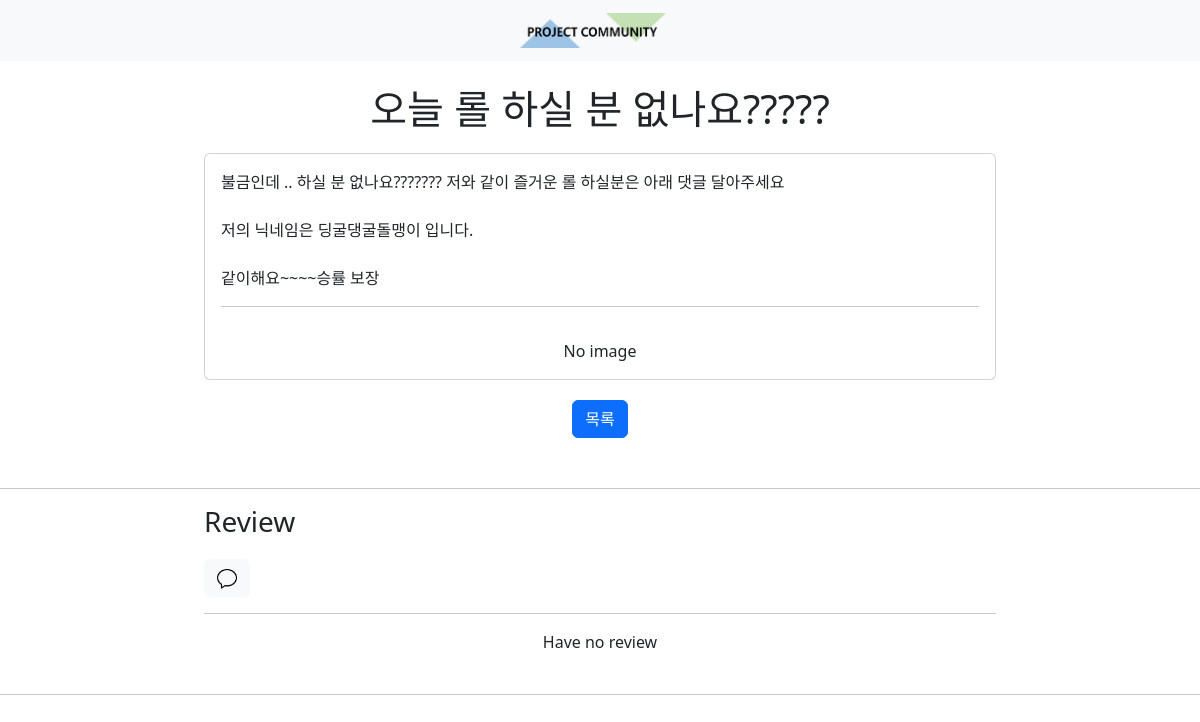
/detail_room/31/ (signed in), run on the app's committed database.
### chatapp/models.py (models this page shows, shortened)
class Room(models.Model):
    room_title = models.CharField(null=False, max_length=30)
    room_content = models.CharField(null=False, max_length=2000)
    room_image1 = models.ImageField(null=True, upload_to=image_path)
    room_image2 = models.ImageField(null=True, upload_to=image_path)
    room_image3 = models.ImageField(null=True, upload_to=image_path)
    room_creater = models.CharField(null=False, max_length=100)
    room_date = models.CharField(null=True, max_length=100)
    room_view = models.IntegerField(null=False, default=0)
    room_like = models.IntegerField(null=False, default=0)

### chatapp/views/room_views.py (the view)
# urls.py: path('detail_room/<int:pk>/', room_views.detail_room, name='detail_room'),
@login_required
def detail_room(request, pk):
    room_info = Room.objects.get(id=pk)
    view_plus = room_info.room_view + 1
    room_info.room_view = view_plus
    room_info.save()
    img = [room_info.room_image1, room_info.room_image2, room_info.room_image3]
    img_count = [x for x in img if x!='']
    try:
        review_info = Review.objects.filter(review_room=pk).order_by('-review_date')
    except:
        review_info = ''
    rereview_list = []
    if review_info != '':
        for re in review_info:
            try:
                rereview_list.append(ReReview.objects.filter(review_room=pk, review_id=re.id).order_by('review_date'))
            except:
                rereview_list.append('')
    context = {"room":room_info, "img_count":len(img_count) ,"review":review_info, "rereview":rereview_list, "user":str(request.user)}
    return render(request,'chatapp/detail_room.html', context=context)

### chatapp/templates/chatapp/detail_room.html (shortened to what this page needs)
{% extends "base.html" %}
{% load static %}
{% block content %}
<br>
<div class="row justify-content-center">
    <h1 style="text-align: center; margin-bottom: 20px;">{{room.room_title}}</h1>
    <div class="col-8">
        <div class="card">
            <div class="card-body">
                <p class="card-text">{{room.room_content|linebreaksbr}}
                </p>
                <hr width ="100%" size = "3">
            </div>
                <div id="carouselExampleDark" class="carousel carousel-dark slide" data-interval="false">
                    <div class="carousel-inner" id="slideinner">
                        {% if room.room_image1 != '' %}
                        <div class="carousel-item active">
                            <img src="{{room.room_image1.url}}" class="d-block w-20 col-8" alt="..." style="margin:auto;">
                        </div>
                        {% else %}
                        <p style="text-align: center;">No image</p>
                        {% endif %}
                    </div>
              </div>
        </div>
    </div>
    <br>
    <div style="text-align: center; margin-top: 20px;">
        <a href="/room_list/" class="btn btn-primary ">목록</a>
    </div>
</div>
<div class="row justify-content-center">
    <div style="height: 50px;"></div>
    <hr width ="100%" size = "3">
    <h3 class="col-8" style="text-align: left; margin-bottom: 20px;"> Review </h3>
    <div class="col-8">
        <button type="button" class="btn btn-light" style="margin:left;" data-bs-toggle="collapse"
                data-bs-target="#collapseWidthExample" aria-expanded="false" aria-controls="collapseWidthExample">
            <img width="20px" height="20px" src="{% static 'chatapp/img/review_icon.png' %}">
        </button>
    </div>
    <div class="col-8">
        {% if review %}
            {% for n in review %}
                <div class="card" style="border-color: rgb(184, 222, 240); margin-top: 15px; padding: 20px; padding-bottom: 0;">
                    <div style="width:100%; float:left">
                        <p class="card-text col-12" >{{n.review_content|linebreaksbr}}
                            {% if n.review_creater == user %}
                            <a href="/delete_review/{{room.id}}/{{n.id}}" class="btn btn-sm"
                                    style="color:red; float: right;">X</a>
                            {% endif %}
                        </p>
                        <p class="card-text text-end col-12" style="font-size:10px;">작성자:{{n.review_creater}}
                        <br> {{n.review_date}}</p>
                    </div>
                    <div>
                        <span type="button" style="margin:left; color:blue; font-size: 10px;" data-bs-toggle="collapse"
                            data-bs-target="#collapse{{n.id}}" aria-expanded="false" aria-controls="collapseWidthExample2">
                            답글
                        </span>
                        <div class="collapse col-12" id="collapse{{n.id}}">
                            <form action="/make_re_review/{{room.id}}/{{n.id}}/" method="POST">
                                {% csrf_token %}
                                <input class="form-control  col-12" placeholder="Write here your Review" name="rereview_content" style="float: left;" required>
                                <button type="submit" style="float: right; color:black; margin: 3px 0 10px 0; font-size: .5em;"
                                    class="btn btn-outline-primary btn-sm">Post</button>
                            </form>
                        </div>
                    </div>
                    <br>
                </div>
                {% for v in rereview %}
                    {% for m in v %}
                    {% if m.review_id == n.id %}
                    <div class="row" style="width:100%; margin-top: 3px;">
                        <div class="col-1" style="float:left; text-align: right;">└ &nbsp;</div>
                        <div class="col-10" style="float:right; background: rgb(241, 247, 250);">
                            <p class="card-text text-start col-10" style="font-size:15px; float: left; word-break:break-all;">
                                {{m.review_content|linebreaksbr}}
                            </p>
                            {% if m.review_creater == user %}
                            <a href="/delete_re_review/{{room.id}}/{{n.id}}/{{m.id}}/" class="btn btn-sm text-end"
                                    style="color:red; font-size:10px; float: right;"> X </a>
                            {% endif %}
                            <span class="card-text text-end" style="font-size:10px; float: right;">작성자:{{m.review_creater}} <br> {{m.review_date}}</span><br>
                        </div>
                    </div>
                    {% endif %}
                    {% endfor %}
                {% endfor %}
            {% endfor %}
        {% else %}
        <hr width ="100%" size = "3">
        <div height="150px">
            <p style="text-align: center;">Have no review</p>
        </div>
        {% endif %}
        <br>
    </div>
    <hr width ="100%" size = "3">
</div>
</body>
</html>
{% endblock %}

### data on the page
Room: room_title "오늘 롤 하실 분 없나요?????", room_content "불금인데 .. 하실 분 없나요??????? 저와 같이 즐거운 롤 하실분은 아래 댓글 달아주세요 저의 닉네임은 딩굴댕굴돌맹이 입니다. 같이해요~~~~승률 보장"
